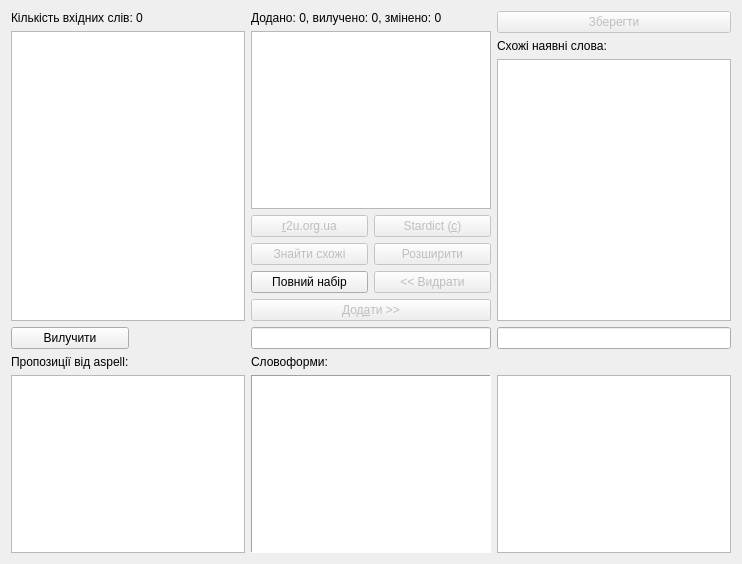
<?xml version="1.0" encoding="UTF-8"?>
<ui version="4.0">
 <class>IspellDictDlg</class>
 <widget class="QWidget" name="IspellDictDlg">
  <property name="geometry">
   <rect>
    <x>0</x>
    <y>0</y>
    <width>742</width>
    <height>564</height>
   </rect>
  </property>
  <property name="windowTitle">
   <string>Редактор словника aspell</string>
  </property>
  <layout class="QGridLayout" name="gridLayout_3">
   <item row="0" column="0" colspan="2">
    <layout class="QVBoxLayout" name="verticalLayout">
     <item>
      <widget class="QLabel" name="lblInputCount">
       <property name="text">
        <string>Кількість вхідних слів: 0</string>
       </property>
       <property name="wordWrap">
        <bool>false</bool>
       </property>
      </widget>
     </item>
     <item>
      <widget class="QListWidget" name="lstInput">
       <property name="sizePolicy">
        <sizepolicy hsizetype="Preferred" vsizetype="Expanding">
         <horstretch>0</horstretch>
         <verstretch>0</verstretch>
        </sizepolicy>
       </property>
       <property name="minimumSize">
        <size>
         <width>200</width>
         <height>0</height>
        </size>
       </property>
      </widget>
     </item>
    </layout>
   </item>
   <item row="0" column="2">
    <layout class="QGridLayout" name="gridLayout">
     <item row="0" column="0" colspan="2">
      <widget class="QLabel" name="lblAddedCount">
       <property name="text">
        <string>Додано: 0, вилучено: 0, змінено: 0</string>
       </property>
       <property name="wordWrap">
        <bool>false</bool>
       </property>
      </widget>
     </item>
     <item row="2" column="0">
      <widget class="QPushButton" name="btnDefinition">
       <property name="enabled">
        <bool>false</bool>
       </property>
       <property name="text">
        <string>&amp;r2u.org.ua</string>
       </property>
       <property name="shortcut">
        <string>Alt+В</string>
       </property>
      </widget>
     </item>
     <item row="3" column="1">
      <widget class="QPushButton" name="btnExtendOutput">
       <property name="enabled">
        <bool>false</bool>
       </property>
       <property name="toolTip">
        <string>Returns word back to the input</string>
       </property>
       <property name="text">
        <string>Розширити</string>
       </property>
       <property name="shortcut">
        <string/>
       </property>
      </widget>
     </item>
     <item row="4" column="1">
      <widget class="QPushButton" name="btnCut">
       <property name="enabled">
        <bool>false</bool>
       </property>
       <property name="toolTip">
        <string>Returns word back to the input</string>
       </property>
       <property name="text">
        <string>&lt;&lt; Видрати</string>
       </property>
      </widget>
     </item>
     <item row="5" column="0" colspan="2">
      <widget class="QPushButton" name="btnAdd">
       <property name="enabled">
        <bool>false</bool>
       </property>
       <property name="text">
        <string>Дод&amp;ати &gt;&gt;</string>
       </property>
       <property name="shortcut">
        <string>Alt+А</string>
       </property>
      </widget>
     </item>
     <item row="1" column="0" colspan="2">
      <widget class="QListWidget" name="lstDicts"/>
     </item>
     <item row="2" column="1">
      <widget class="QPushButton" name="btnStardict">
       <property name="enabled">
        <bool>false</bool>
       </property>
       <property name="text">
        <string>Stardict (&amp;с)</string>
       </property>
       <property name="shortcut">
        <string>Alt+С</string>
       </property>
      </widget>
     </item>
     <item row="3" column="0">
      <widget class="QPushButton" name="btnFindSimilar">
       <property name="enabled">
        <bool>false</bool>
       </property>
       <property name="toolTip">
        <string>Returns word back to the input</string>
       </property>
       <property name="text">
        <string>Знайти схожі</string>
       </property>
       <property name="shortcut">
        <string/>
       </property>
      </widget>
     </item>
     <item row="4" column="0">
      <widget class="QPushButton" name="btnAllFlags">
       <property name="text">
        <string>Повний набір</string>
       </property>
      </widget>
     </item>
    </layout>
   </item>
   <item row="0" column="3">
    <layout class="QGridLayout" name="gridLayout_2">
     <item row="0" column="0">
      <widget class="QPushButton" name="btnSave">
       <property name="enabled">
        <bool>false</bool>
       </property>
       <property name="text">
        <string>Зберегти</string>
       </property>
      </widget>
     </item>
     <item row="1" column="0">
      <widget class="QLabel" name="TextLabel1_2_2">
       <property name="text">
        <string>Схожі наявні слова:</string>
       </property>
       <property name="wordWrap">
        <bool>false</bool>
       </property>
      </widget>
     </item>
     <item row="2" column="0">
      <widget class="QListWidget" name="lstOutput">
       <property name="minimumSize">
        <size>
         <width>200</width>
         <height>180</height>
        </size>
       </property>
      </widget>
     </item>
    </layout>
   </item>
   <item row="1" column="0">
    <widget class="QPushButton" name="btnRemoveWord">
     <property name="toolTip">
      <string>Removes the input word</string>
     </property>
     <property name="text">
      <string>Вилучити</string>
     </property>
    </widget>
   </item>
   <item row="1" column="1">
    <spacer name="horizontalSpacer">
     <property name="orientation">
      <enum>Qt::Horizontal</enum>
     </property>
     <property name="sizeHint" stdset="0">
      <size>
       <width>93</width>
       <height>20</height>
      </size>
     </property>
    </spacer>
   </item>
   <item row="1" column="2">
    <widget class="QLineEdit" name="txtResult">
     <property name="minimumSize">
      <size>
       <width>240</width>
       <height>0</height>
      </size>
     </property>
    </widget>
   </item>
   <item row="1" column="3">
    <widget class="QLineEdit" name="txtExtra"/>
   </item>
   <item row="2" column="0">
    <widget class="QLabel" name="TextLabel1_2">
     <property name="text">
      <string>Пропозиції від aspell:</string>
     </property>
     <property name="wordWrap">
      <bool>false</bool>
     </property>
    </widget>
   </item>
   <item row="2" column="2">
    <widget class="QLabel" name="TextLabel1_3">
     <property name="text">
      <string>Словоформи:</string>
     </property>
     <property name="wordWrap">
      <bool>false</bool>
     </property>
    </widget>
   </item>
   <item row="3" column="0" colspan="2">
    <widget class="QListWidget" name="lstSuggestions">
     <property name="sizePolicy">
      <sizepolicy hsizetype="Preferred" vsizetype="Expanding">
       <horstretch>0</horstretch>
       <verstretch>0</verstretch>
      </sizepolicy>
     </property>
    </widget>
   </item>
   <item row="3" column="2">
    <widget class="QListWidget" name="lstDeclinations">
     <property name="toolTip">
      <string>Згенеровані словоформи</string>
     </property>
     <property name="frameShape">
      <enum>QFrame::Panel</enum>
     </property>
     <property name="frameShadow">
      <enum>QFrame::Sunken</enum>
     </property>
     <property name="selectionMode">
      <enum>QAbstractItemView::NoSelection</enum>
     </property>
     <property name="layoutMode">
      <enum>QListView::Batched</enum>
     </property>
    </widget>
   </item>
   <item row="3" column="3">
    <widget class="QListWidget" name="lstKrym"/>
   </item>
  </layout>
 </widget>
 <layoutdefault spacing="6" margin="11"/>
 <pixmapfunction>qPixmapFromMimeSource</pixmapfunction>
 <resources/>
 <connections>
  <connection>
   <sender>btnAdd</sender>
   <signal>clicked()</signal>
   <receiver>IspellDictDlg</receiver>
   <slot>addWord()</slot>
   <hints>
    <hint type="sourcelabel">
     <x>20</x>
     <y>20</y>
    </hint>
    <hint type="destinationlabel">
     <x>20</x>
     <y>20</y>
    </hint>
   </hints>
  </connection>
  <connection>
   <sender>btnCut</sender>
   <signal>clicked()</signal>
   <receiver>IspellDictDlg</receiver>
   <slot>getWordBack()</slot>
   <hints>
    <hint type="sourcelabel">
     <x>20</x>
     <y>20</y>
    </hint>
    <hint type="destinationlabel">
     <x>20</x>
     <y>20</y>
    </hint>
   </hints>
  </connection>
  <connection>
   <sender>btnDefinition</sender>
   <signal>clicked()</signal>
   <receiver>IspellDictDlg</receiver>
   <slot>showDefinition()</slot>
   <hints>
    <hint type="sourcelabel">
     <x>20</x>
     <y>20</y>
    </hint>
    <hint type="destinationlabel">
     <x>20</x>
     <y>20</y>
    </hint>
   </hints>
  </connection>
  <connection>
   <sender>btnExtendOutput</sender>
   <signal>clicked()</signal>
   <receiver>IspellDictDlg</receiver>
   <slot>extendWordFlags()</slot>
   <hints>
    <hint type="sourcelabel">
     <x>20</x>
     <y>20</y>
    </hint>
    <hint type="destinationlabel">
     <x>20</x>
     <y>20</y>
    </hint>
   </hints>
  </connection>
  <connection>
   <sender>btnFindSimilar</sender>
   <signal>clicked()</signal>
   <receiver>IspellDictDlg</receiver>
   <slot>findSimilar()</slot>
   <hints>
    <hint type="sourcelabel">
     <x>20</x>
     <y>20</y>
    </hint>
    <hint type="destinationlabel">
     <x>20</x>
     <y>20</y>
    </hint>
   </hints>
  </connection>
  <connection>
   <sender>btnRemoveWord</sender>
   <signal>clicked()</signal>
   <receiver>IspellDictDlg</receiver>
   <slot>removeWord()</slot>
   <hints>
    <hint type="sourcelabel">
     <x>20</x>
     <y>20</y>
    </hint>
    <hint type="destinationlabel">
     <x>20</x>
     <y>20</y>
    </hint>
   </hints>
  </connection>
  <connection>
   <sender>btnSave</sender>
   <signal>clicked()</signal>
   <receiver>IspellDictDlg</receiver>
   <slot>save()</slot>
   <hints>
    <hint type="sourcelabel">
     <x>20</x>
     <y>20</y>
    </hint>
    <hint type="destinationlabel">
     <x>20</x>
     <y>20</y>
    </hint>
   </hints>
  </connection>
  <connection>
   <sender>btnStardict</sender>
   <signal>clicked()</signal>
   <receiver>IspellDictDlg</receiver>
   <slot>getStardict()</slot>
   <hints>
    <hint type="sourcelabel">
     <x>20</x>
     <y>20</y>
    </hint>
    <hint type="destinationlabel">
     <x>20</x>
     <y>20</y>
    </hint>
   </hints>
  </connection>
  <connection>
   <sender>lstOutput</sender>
   <signal>currentRowChanged(int)</signal>
   <receiver>IspellDictDlg</receiver>
   <slot>outputSelected()</slot>
   <hints>
    <hint type="sourcelabel">
     <x>20</x>
     <y>20</y>
    </hint>
    <hint type="destinationlabel">
     <x>20</x>
     <y>20</y>
    </hint>
   </hints>
  </connection>
  <connection>
   <sender>lstSuggestions</sender>
   <signal>currentRowChanged(int)</signal>
   <receiver>IspellDictDlg</receiver>
   <slot>suggSelected()</slot>
   <hints>
    <hint type="sourcelabel">
     <x>20</x>
     <y>20</y>
    </hint>
    <hint type="destinationlabel">
     <x>20</x>
     <y>20</y>
    </hint>
   </hints>
  </connection>
  <connection>
   <sender>lstSuggestions</sender>
   <signal>itemDoubleClicked(QListWidgetItem*)</signal>
   <receiver>IspellDictDlg</receiver>
   <slot>addSuggestedWord()</slot>
   <hints>
    <hint type="sourcelabel">
     <x>20</x>
     <y>20</y>
    </hint>
    <hint type="destinationlabel">
     <x>20</x>
     <y>20</y>
    </hint>
   </hints>
  </connection>
  <connection>
   <sender>txtResult</sender>
   <signal>textChanged(QString)</signal>
   <receiver>IspellDictDlg</receiver>
   <slot>rawTextEdited()</slot>
   <hints>
    <hint type="sourcelabel">
     <x>20</x>
     <y>20</y>
    </hint>
    <hint type="destinationlabel">
     <x>20</x>
     <y>20</y>
    </hint>
   </hints>
  </connection>
  <connection>
   <sender>lstDicts</sender>
   <signal>currentItemChanged(QListWidgetItem*,QListWidgetItem*)</signal>
   <receiver>IspellDictDlg</receiver>
   <slot>dictChanged(QListWidgetItem*,QListWidgetItem*)</slot>
   <hints>
    <hint type="sourcelabel">
     <x>313</x>
     <y>105</y>
    </hint>
    <hint type="destinationlabel">
     <x>315</x>
     <y>259</y>
    </hint>
   </hints>
  </connection>
  <connection>
   <sender>txtExtra</sender>
   <signal>textChanged(QString)</signal>
   <receiver>IspellDictDlg</receiver>
   <slot>extraTextChanged()</slot>
   <hints>
    <hint type="sourcelabel">
     <x>616</x>
     <y>316</y>
    </hint>
    <hint type="destinationlabel">
     <x>370</x>
     <y>259</y>
    </hint>
   </hints>
  </connection>
 </connections>
 <slots>
  <slot>dictChanged(QListWidgetItem*,QListWidgetItem*)</slot>
  <slot>extraTextChanged()</slot>
 </slots>
</ui>
